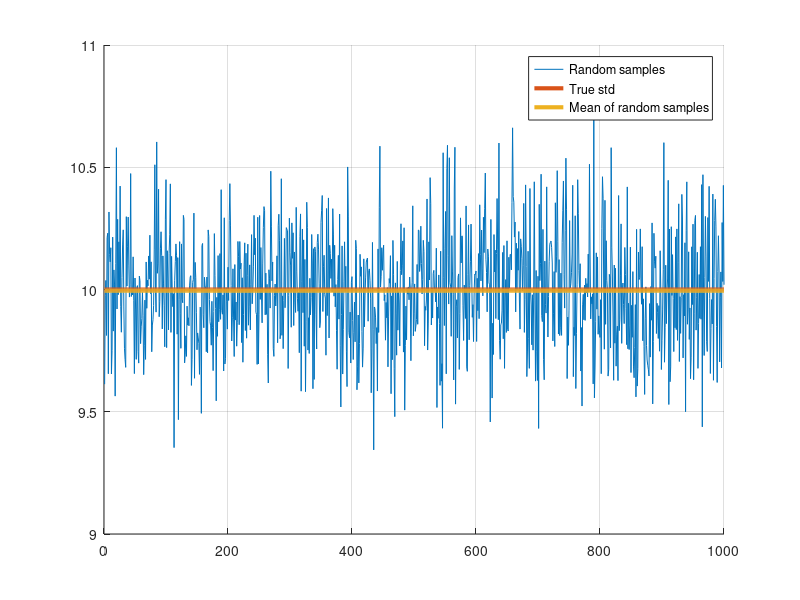

The MATLAB script that drew this image:
clear
close all
clc

N = 1000000; % noise ensemble length
M = 1000; % number of samples in random sampling batch

sigma = 10.0; % the true noise std
x = sigma * randn(1, N); % the noise ensemble

Itr = 1000; % number of repetitions

n_std_est = zeros(1, Itr);
for k = 1 : Itr
    I = randi(N, [1, M]);
    x_sub = x(I);
    %n_std_est(k) = std(x_sub, 0);
    %     n_std_est(k) = sqrt(var(x_sub));
    mn = mean(x_sub);
    n_std_est(k) = sqrt(sum((x_sub - mn).^2)/(length(x_sub) - 1));
end

figure
hold on
plot(n_std_est)
plot(sigma * ones(1, Itr), 'linewidth', 3);
plot(mean(n_std_est) * ones(1, Itr), 'linewidth', 3);
grid
legend('Random samples', 'True std', 'Mean of random samples');